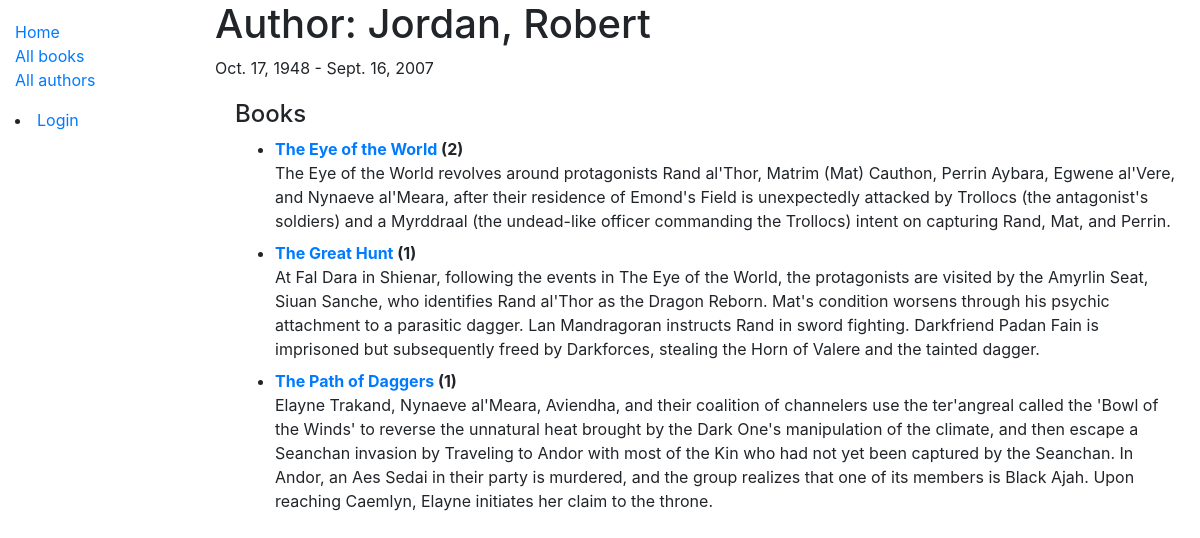
The app's page /catalog/author/1 with its own data.
### catalog/models.py (models this page shows, shortened)
class Author(models.Model):
    first_name = models.CharField(max_length=100)
    last_name = models.CharField(max_length=100)
    date_of_birth = models.DateField(null=True, blank=True, help_text='Format: YYYY-MM-DD')
    date_of_death = models.DateField('died', null=True, blank=True, help_text='Format: YYYY-MM-DD')
    class Meta:
        ordering = ['last_name', 'first_name']

class Book(models.Model):
    title = models.CharField(max_length=200)
    author = models.ForeignKey('Author', on_delete=models.SET_NULL, null=True)
    summary = models.TextField(max_length=1000, help_text='Enter a brief description of the book')
    isbn = models.CharField('ISBN', max_length=13, unique=True,
                             help_text='13 Character <a href="https://www.isbn-international.org/content/what-isbn">ISBN number</a>')
    genre = models.ManyToManyField(Genre, help_text='Select a genre for this book')
    language = models.ForeignKey('Language', on_delete=models.SET_NULL, null=True)
    def __str__(self):
        return self.title
    def get_absolute_url(self):
        return reverse('book-detail', args=[str(self.id)])
    def display_genre(self):
        """Create a string for the Genre. This is required to display genre in Admin."""
        return ', '.join(genre.name for genre in self.genre.all()[:3])
    class Meta:
        ordering = ['title']
    display_genre.short_description = 'Genre'

### catalog/views.py (the view)
# urls.py: path('author/<int:pk>', views.AuthorDetailView.as_view(), name='author-detail'),
class AuthorDetailView(generic.DetailView):
    model = Author    #trying out book as the base model because Book contains the relevant information?
    paginate_by = 10

### catalog/templates/catalog/author_detail.html (shortened to what this page needs)
{% extends "base_generic.html" %}
{% block content %}
  <h1>Author: {{ author.last_name }}, {{ author.first_name }}</h1>
  <p>{{author.date_of_birth}} - {% if author.date_of_death %}{{author.date_of_death}}{% endif %} </p>
  <div style="margin-left:20px;margin-top:20px">
    <h4>Books</h4>
    {% if author.book_set.all %}
    <ul>
      {% for book in author.book_set.all %}
        <li>
          <dt><a href="{{ book.get_absolute_url }}">{{book}} </a> ({{book.bookinstance_set.all.count}}) </dt>
          <dd><a > {{ book.summary }} </a> </dd>
        </li>
      {% endfor %}
    </ul>
    {% else %}
      <p>This author has no books in this library.</p>
    {% endif %}
  </div>
{% endblock %}
{% block sidebar %}
  <ul class="sidebar-nav">
    <li><a href="{% url 'index' %}">Home</a></li>
    <li><a href="{% url 'books' %}">All books</a></li>
    <li><a href="{% url 'authors' %}">All authors</a></li>
  </ul>
  {% if user.is_authenticated %}
    <li>User: {{ user.get_username }}</li>
    <li><a href="{% url 'my-borrowed' %}">My Borrowed</a></li>
    <li><a href="{% url 'logout'%}?next={{request.path}}">Logout</a></li>
  {% else %}
    <li><a href="{% url 'login'%}?next={{request.path}}">Login</a></li>
  {% endif %}
{% endblock %}

### catalog/static/css/styles.css (style rules this page uses)
.sidebar-nav { margin-top: 20px; padding: 0; list-style: none; }

### records on screen
Author: last_name "Jordan", first_name "Robert", date_of_birth "Oct. 17, 1948", date_of_death "Sept. 16, 2007"
Book: title "The Eye of the World", bookinstance_set.all.count "2", summary "The Eye of the World revolves around protagonists Rand al'Thor, Matrim (Mat) Cauthon, Perrin Aybara, Egwene al'Vere, and Nynaeve al'Meara, after their residence of Emond's Field is unexpectedly attacked by Trollocs (the antagonist's soldiers) and a Myrddraal (the undead-like officer commanding the Trollocs) intent on capturing Rand, Mat, and Perrin."
Book: title "The Great Hunt", bookinstance_set.all.count "1", summary "At Fal Dara in Shienar, following the events in The Eye of the World, the protagonists are visited by the Amyrlin Seat, Siuan Sanche, who identifies Rand al'Thor as the Dragon Reborn. Mat's condition worsens through his psychic attachment to a parasitic dagger. Lan Mandragoran instructs Rand in sword fighting. Darkfriend Padan Fain is imprisoned but subsequently freed by Darkforces, stealing the Horn of Valere and the tainted dagger."
Book: title "The Path of Daggers", bookinstance_set.all.count "1", summary "Elayne Trakand, Nynaeve al'Meara, Aviendha, and their coalition of channelers use the ter'angreal called the 'Bowl of the Winds' to reverse the unnatural heat brought by the Dark One's manipulation of the climate, and then escape a Seanchan invasion by Traveling to Andor with most of the Kin who had not yet been captured by the Seanchan. In Andor, an Aes Sedai in their party is murdered, and the group realizes that one of its members is Black Ajah. Upon reaching Caemlyn, Elayne initiates her claim to the throne."
